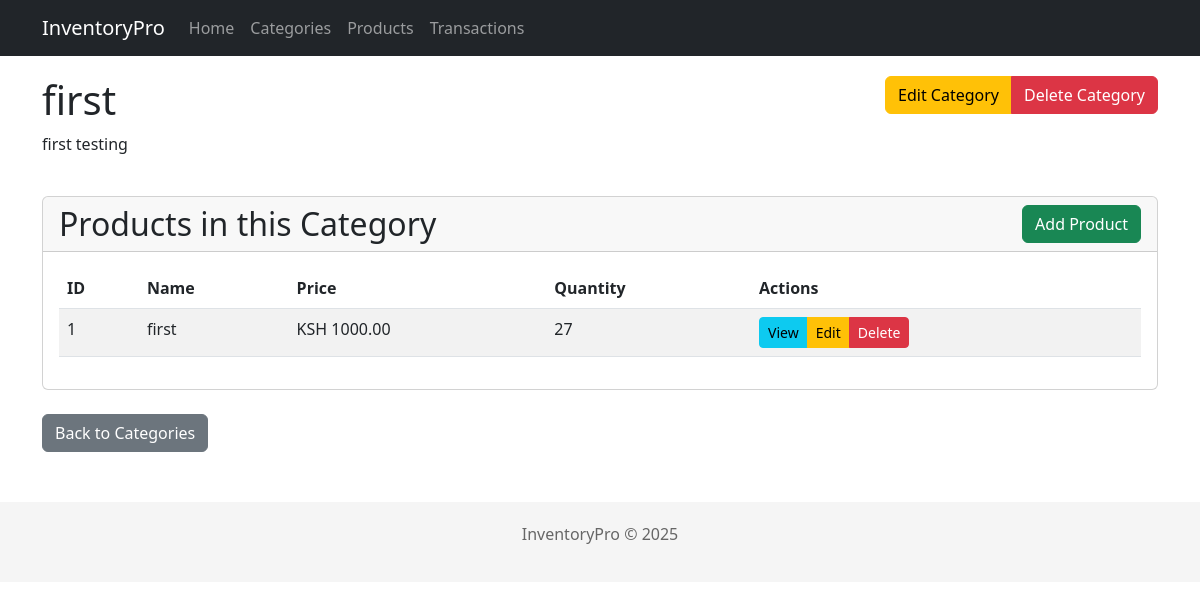
Page /categories/1 on the earlier database version.
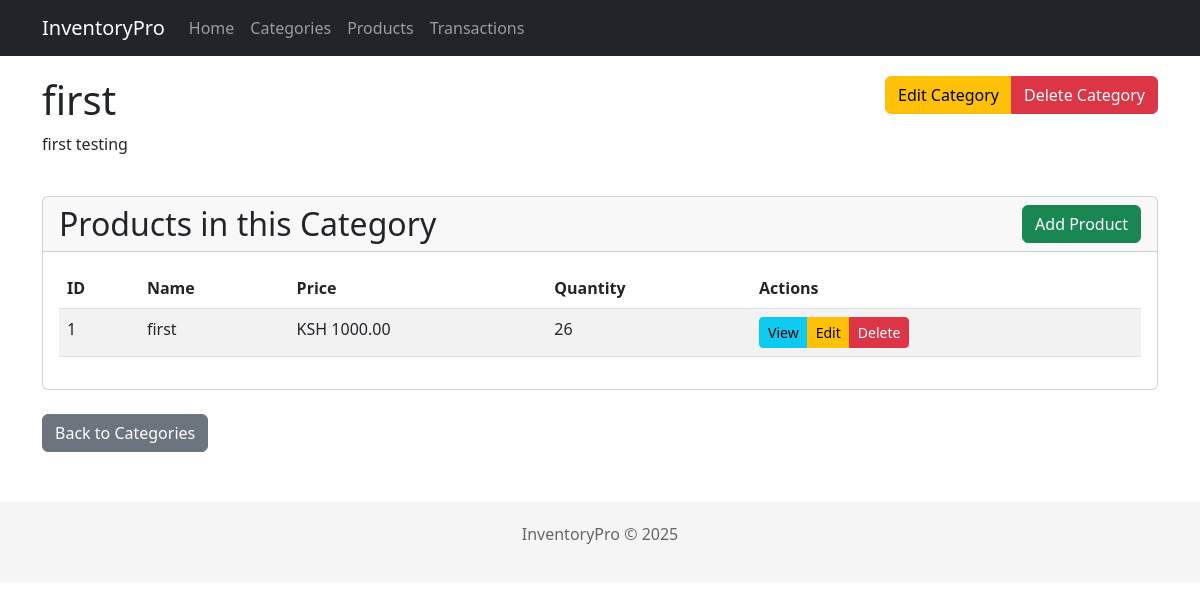
Same page on the later database version.
### models/product.py (models this page shows, shortened)
class Product(Base):
    __tablename__ = 'products'
    id = Column(Integer, primary_key=True)
    _name = Column("name", String(100), nullable=False)
    description = Column(String(255))
    _price = Column("price", Float, nullable=False)
    _quantity = Column("quantity", Integer, default=0)
    category_id = Column(Integer, ForeignKey('categories.id'), nullable=False)
    created_at = Column(DateTime, default=datetime.datetime.utcnow)
    updated_at = Column(DateTime, default=datetime.datetime.utcnow, onupdate=datetime.datetime.utcnow)
    reorder_level = Column(Integer, default=10)
    reorder_quantity = Column(Integer, default=20)
    category = relationship("Category", back_populates="products")
    suppliers = relationship("Supplier", secondary="supplier_product", back_populates="products")
    transaction_items = relationship("TransactionItem", back_populates="product")
    transactions = relationship(
        "Transaction",
        secondary="transaction_items",
        primaryjoin="Product.id == TransactionItem.product_id",
        secondaryjoin="TransactionItem.transaction_id == Transaction.id",
        viewonly=True  # Make this viewonly to prevent cascade conflicts
    )
    @property
    def name(self):
        return self._name
    @name.setter
    def name(self, value):
        if not value or not isinstance(value, str) or len(value.strip()) < 2:
            raise ValueError("Product name must be a string with at least 2 characters")
        self._name = value.strip()
    @property
    def price(self):
        return self._price
    @price.setter
    def price(self, value):
        try:
            value = float(value)
            if value < 0:
                raise ValueError("Price cannot be negative")
            self._price = value
        except (ValueError, TypeError):
            raise ValueError("Price must be a positive number")
    @property
    def quantity(self):
        return self._quantity
    @quantity.setter
    def quantity(self, value):
        try:
            value = int(value)
            if value < 0:
                raise ValueError("Quantity cannot be negative")
            self._quantity = value
        except (ValueError, TypeError):
            raise ValueError("Quantity must be a positive integer")

### web/app.py (the view)
@app.route('/categories/<int:id>')
def view_category(id):
    category = Category.find_by_id(id)
    if not category:
        flash(f"Category with ID {id} not found", "error")
        return redirect(url_for('list_categories'))
    return render_template('categories/view.html', category=category)

### models/category.py (called while the page is built)
    @property
    def name(self):
        return self._name

    @property
    def description(self):
        return self._description

    @classmethod
    def find_by_id(cls, id):
        session = SessionLocal()
        try:
            category = session.query(cls)\
                .options(joinedload(cls.products))\
                .filter_by(id=id)\
                .first()
            return category
        finally:
            session.close()

### web/app.py (called while the page is built)
@app.context_processor
def inject_now():
    return {'now': datetime.utcnow()}

### web/templates/categories/view.html (shortened to what this page needs)
{% extends 'base.html' %}
{% block content %}
<div class="row mb-4">
    <div class="col-md-8">
        <h1>{{ category.name }}</h1>
        <p>{{ category.description or 'No description provided.' }}</p>
    </div>
    <div class="col-md-4 text-end">
        <div class="btn-group">
            <a href="{{ url_for('edit_category', id=category.id) }}" class="btn btn-warning">Edit Category</a>
            <button type="button" class="btn btn-danger" data-bs-toggle="modal" data-bs-target="#deleteModal">Delete Category</button>
        </div>
    </div>
</div>
<div class="card mb-4">
    <div class="card-header d-flex justify-content-between align-items-center">
        <h2 class="mb-0">Products in this Category</h2>
        <a href="{{ url_for('new_product') }}" class="btn btn-success">Add Product</a>
    </div>
    <div class="card-body">
        {% if category.products %}
            <div class="table-responsive">
                <table class="table table-striped table-hover">
                    <thead>
                        <tr>
                            <th>ID</th>
                            <th>Name</th>
                            <th>Price</th>
                            <th>Quantity</th>
                            <th>Actions</th>
                        </tr>
                    </thead>
                    <tbody>
                        {% for product in category.products %}
                        <tr>
                            <td>{{ product.id }}</td>
                            <td>{{ product.name }}</td>
                            <td>KSH {{ "%.2f"|format(product.price) }}</td>
                            <td>{{ product.quantity }}</td>
                            <td>
                                <div class="btn-group btn-group-sm">
                                    <a href="{{ url_for('view_product', id=product.id) }}" class="btn btn-info">View</a>
                                    <a href="{{ url_for('edit_product', id=product.id) }}" class="btn btn-warning">Edit</a>
                                    <button type="button" class="btn btn-danger" data-bs-toggle="modal" data-bs-target="#deleteProductModal{{ product.id }}">Delete</button>
                                </div>
                            </td>
                        </tr>
                        {% endfor %}
                    </tbody>
                </table>
            </div>
        {% else %}
            <div class="alert alert-info">
                No products in this category. <a href="{{ url_for('new_product') }}">Add a product</a> to this category.
            </div>
        {% endif %}
    </div>
</div>
<div>
    <a href="{{ url_for('list_categories') }}" class="btn btn-secondary">Back to Categories</a>
</div>
{% endblock %}

Differences in the rows shown:
changed Product "first": quantity "27" → "26"
